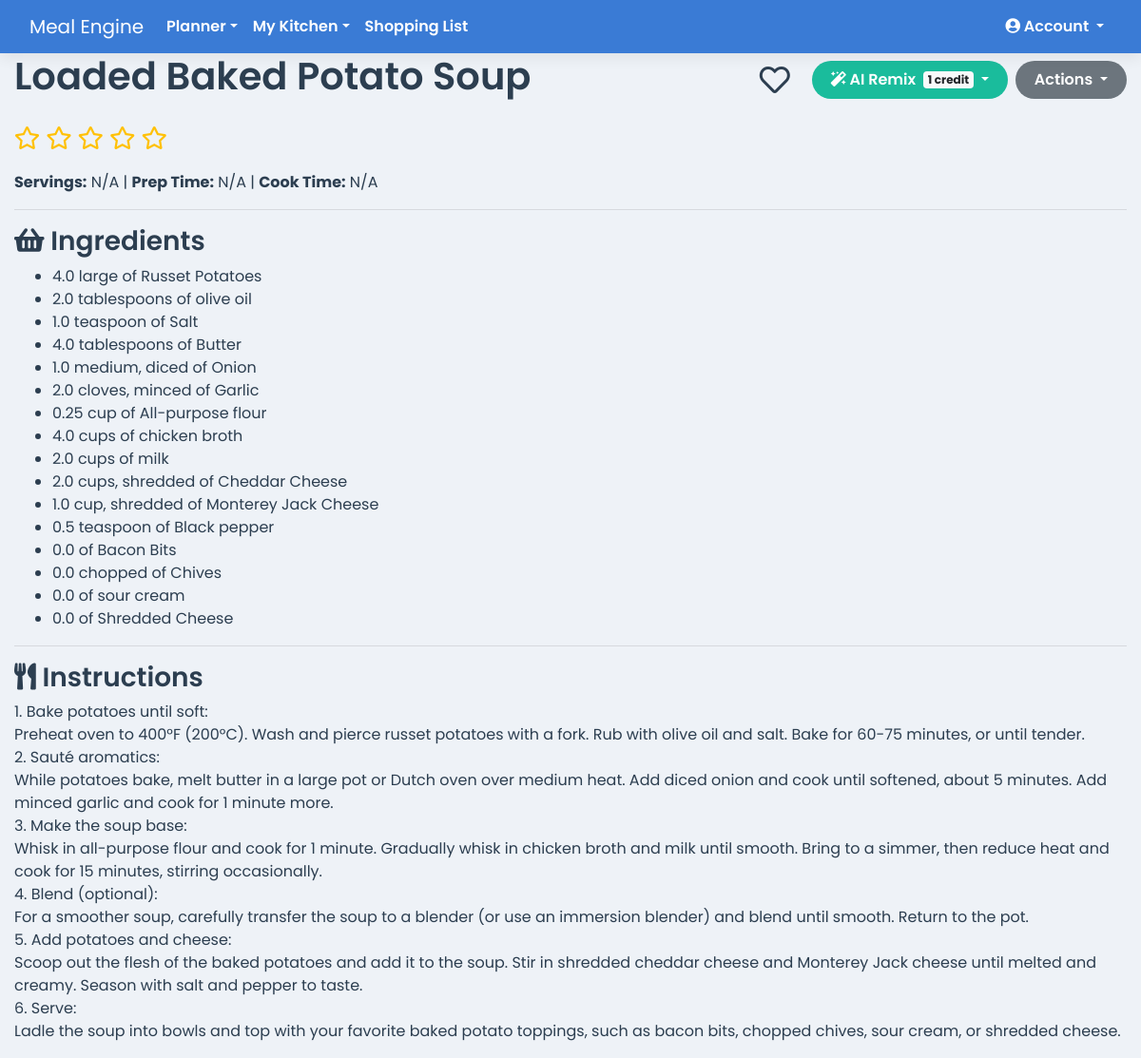
Page /recipe/12 (signed in) on the committed database.
### app.py (models this page shows)
class Recipe(db.Model):
    id = db.Column(db.Integer, primary_key=True)
    user_id = db.Column(db.Integer, db.ForeignKey('user.id'), nullable=False)
    household_id = db.Column(db.Integer, db.ForeignKey('household.id'), nullable=False)
    name = db.Column(db.String(100), nullable=False)
    instructions = db.Column(db.Text, nullable=False)
    servings = db.Column(db.Integer)
    prep_time = db.Column(db.String(50))
    cook_time = db.Column(db.String(50))
    is_favorite = db.Column(db.Boolean, default=False, nullable=False)
    meal_type = db.Column(db.String(50), nullable=False, default='Main Course')
    rating = db.Column(db.Integer, nullable=False, default=0)
    ingredients = db.relationship('RecipeIngredient', backref='recipe', lazy=True, cascade="all, delete-orphan")
    calories = db.Column(db.Float, nullable=True)
    protein = db.Column(db.Float, nullable=True)
    fat = db.Column(db.Float, nullable=True)
    carbs = db.Column(db.Float, nullable=True)

class RecipeIngredient(db.Model):
    id = db.Column(db.Integer, primary_key=True)
    recipe_id = db.Column(db.Integer, db.ForeignKey('recipe.id'), nullable=False)
    ingredient_id = db.Column(db.Integer, db.ForeignKey('ingredient.id'), nullable=False)
    quantity = db.Column(db.Float, nullable=False, default=0)
    unit = db.Column(db.String(50), nullable=True)

class Ingredient(db.Model):
    id = db.Column(db.Integer, primary_key=True)
    name = db.Column(db.String(100), nullable=False, unique=True)
    category = db.Column(db.String(50), nullable=True, default='Pantry')
    recipe_links = db.relationship('RecipeIngredient', backref='ingredient', lazy=True)
    pantry_items = db.relationship('PantryItem', backref='ingredient', lazy=True)

### app.py (the view)
@app.route('/recipe/<int:recipe_id>')
@login_required
def view_recipe(recipe_id):
    recipe = Recipe.query.filter_by(id=recipe_id, household_id=current_user.household_id).first_or_404()
    return render_template('view_recipe.html', recipe=recipe)

### app.py (called while the page is built)
@app.context_processor
def inject_cache_buster():
    return dict(cache_buster=int(time.time()))

@app.before_request
def before_request():
    g.current_month_name = date.today().strftime('%B')

@login_manager.user_loader
def load_user(user_id):
    return db.session.get(User, int(user_id))

    @property
    def is_premium_or_elite(self):
        return self.subscription_plan in ['premium', 'elite']

### templates/view_recipe.html (shortened to what this page needs)
{% extends 'base.html' %}
{% block content %}
<div class="printable-content">
  <div class="d-flex flex-wrap justify-content-between align-items-center mb-3">
    <h1>{{ recipe.name }}</h1>
    <div class="d-flex align-items-center no-print recipe-actions">
      <i class="favorite-icon {% if recipe.is_favorite %}fas fa-heart{% else %}far fa-heart{% endif %}"
         data-recipe-id="{{ recipe.id }}"
         title="Toggle Favorite"></i>
      {% if current_user.subscription_plan == 'elite' or current_user.ai_credits > 0 %}
        <div class="btn-group mx-2">
          <button type="button" class="btn btn-info dropdown-toggle" data-toggle="dropdown" aria-haspopup="true" aria-expanded="false">
            <i class="fas fa-magic"></i> AI Remix <span class="badge badge-light ml-1">1 credit</span>
          </button>
        </div>
      {% else %}
        <a href="{{ url_for('pricing') }}" class="btn btn-info mx-2 disabled" title="You are out of AI credits">
          <i class="fas fa-magic"></i> AI Remix <i class="fas fa-lock small"></i>
        </a>
      {% endif %}
      <div class="btn-group">
        <button type="button" class="btn btn-secondary dropdown-toggle" data-toggle="dropdown" aria-haspopup="true" aria-expanded="false">
          Actions
        </button>
      </div>
    </div>
  </div>
  <div class="star-rating-view" id="star-rating-interactive-container">
      {% for i in range(1, 6) %}
      <i class="star-icon {% if recipe.rating >= i %}fas{% else %}far{% endif %} fa-star"
         data-rating-value="{{ i }}"></i>
      {% endfor %}
  </div>
  <p><strong>Servings:</strong> {{ recipe.servings or 'N/A' }} | <strong>Prep Time:</strong> {{ recipe.prep_time or 'N/A' }} | <strong>Cook Time:</strong> {{ recipe.cook_time or 'N/A' }}</p>
  <hr>
  <h3><i class="fas fa-shopping-basket"></i> Ingredients</h3>
  <ul>
    {% for item in recipe.ingredients %}
      <li>{{ item.quantity }} {{ item.unit }} of {{ item.ingredient.name }}</li>
    {% endfor %}
  </ul>
  <hr>
  <h3><i class="fas fa-utensils"></i> Instructions</h3>
  <p style="white-space: pre-wrap;">{{ recipe.instructions }}</p>
</div>
{% endblock %}

### static/css/style.css (style rules this page uses)
:root { --primary-blue: #3a7bd5; --secondary-blue: #357abd; --light-bg: #eef2f7; --card-bg: #ffffff; --text-dark: #2c3e50; --text-light: #5a6a7a; --danger-red: #e74c3c; --success-green: #2ecc71; --info-cyan: #1abc9c; --snack-teal: #20c997; --shadow: 0 4px 15px rgba(0, 0, 0, 0.08); }
body { font-family: 'Poppins', sans-serif; font-weight: 400; background-color: var(--light-bg); color: var(--text-dark); }
.btn { border-radius: 20px; padding: 8px 20px; border: none; font-weight: 600; transition: all 0.3s ease; }
.btn-info { background-color: var(--info-cyan); }
h1, h2, h3, h4, h5 { color: var(--text-dark); font-weight: 600; }
.star-rating-view { font-size: 1.5rem; color: #ffc107; margin-bottom: 1rem; cursor: pointer; }
.favorite-icon { cursor: pointer; transition: color 0.2s ease-in-out, transform 0.2s ease-in-out; }
.favorite-icon.far { color: var(--text-dark); }
.recipe-actions .favorite-icon { font-size: 2rem; vertical-align: middle; margin-right: 15px; }

### rows in the picture
Recipe: name "Loaded Baked Potato Soup", rating 0 (drawn), servings "N/A", prep_time "N/A", cook_time "N/A", instructions "1. Bake potatoes until soft: Preheat oven to 400°F (200°C). Wash and pierce russet potatoes with a fork. Rub with olive oil and salt. Bake for 60-75 minutes, or until tender. 2. Sauté aromatics: While potatoes bake, melt butter in a large pot or Dutch oven over medium heat. Add diced onion and cook until softened, about 5 minutes. Add minced garlic and cook for 1 minute more. 3. Make the soup base: Whisk in all-purpose flour and cook for 1 minute. Gradually whisk in chicken broth and milk until smooth. Bring to a simmer, then reduce heat and cook for 15 minutes, stirring occasionally. 4. Blend (optional): For a smoother soup, carefully transfer the soup to a blender (or use an immersion…"
RecipeIngredient: quantity "4.0", unit "large", ingredient.name "Russet Potatoes"
RecipeIngredient: quantity "2.0", unit "tablespoons", ingredient.name "olive oil"
RecipeIngredient: quantity "1.0", unit "teaspoon", ingredient.name "Salt"
RecipeIngredient: quantity "4.0", unit "tablespoons", ingredient.name "Butter"
RecipeIngredient: quantity "1.0", unit "medium, diced", ingredient.name "Onion"
RecipeIngredient: quantity "2.0", unit "cloves, minced", ingredient.name "Garlic"
RecipeIngredient: quantity "0.25", unit "cup", ingredient.name "All-purpose flour"
RecipeIngredient: quantity "4.0", unit "cups", ingredient.name "chicken broth"
RecipeIngredient: quantity "2.0", unit "cups", ingredient.name "milk"
RecipeIngredient: quantity "2.0", unit "cups, shredded", ingredient.name "Cheddar Cheese"
RecipeIngredient: quantity "1.0", unit "cup, shredded", ingredient.name "Monterey Jack Cheese"
RecipeIngredient: quantity "0.5", unit "teaspoon", ingredient.name "Black pepper"
RecipeIngredient: quantity "0.0", ingredient.name "Bacon Bits"
RecipeIngredient: quantity "0.0", unit "chopped", ingredient.name "Chives"
RecipeIngredient: quantity "0.0", ingredient.name "sour cream"
RecipeIngredient: quantity "0.0", ingredient.name "Shredded Cheese"
